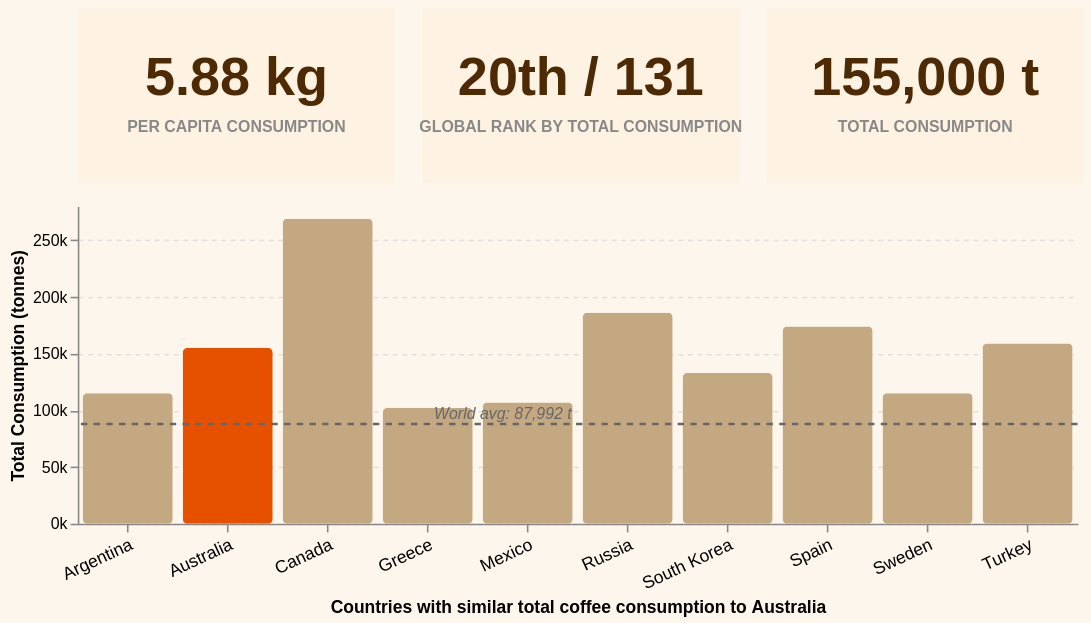

Write a Vega-Lite specification for this figure.
### Vega-Lite specification from a JSON file in a GitHub repository (floating-point values rounded to 4 significant figures)
{"$schema": "https://vega.github.io/schema/vega-lite/v6.json", "background": "#fdf6ec", "config": {"view": {"fill": "#fdf6ec", "stroke": null}, "concat": {"spacing": 15}}, "vconcat": [{"hconcat": [{"width": 200, "height": 110, "view": {"fill": "#fef3e2"}, "layer": [{"data": {"values": [{"x": 100, "y": 45, "text": "5.88 kg"}]}, "mark": {"type": "text", "fontSize": 34, "fontWeight": "bold", "color": "#4e2a04"}, "encoding": {"x": {"field": "x", "type": "quantitative", "scale": {"domain": [0, 200]}, "axis": null}, "y": {"field": "y", "type": "quantitative", "scale": {"domain": [0, 110], "reverse": true}, "axis": null}, "text": {"field": "text", "type": "nominal"}}}, {"data": {"values": [{"x": 100, "y": 75, "text": "PER CAPITA CONSUMPTION"}]}, "mark": {"type": "text", "fontSize": 10, "fontWeight": "bold", "color": "#888888"}, "encoding": {"x": {"field": "x", "type": "quantitative", "scale": {"domain": [0, 200]}, "axis": null}, "y": {"field": "y", "type": "quantitative", "scale": {"domain": [0, 110], "reverse": true}, "axis": null}, "text": {"field": "text", "type": "nominal"}}}]}, {"width": 200, "height": 110, "view": {"fill": "#fef3e2"}, "layer": [{"data": {"values": [{"x": 100, "y": 45, "text": "20th / 131"}]}, "mark": {"type": "text", "fontSize": 34, "fontWeight": "bold", "color": "#4e2a04"}, "encoding": {"x": {"field": "x", "type": "quantitative", "scale": {"domain": [0, 200]}, "axis": null}, "y": {"field": "y", "type": "quantitative", "scale": {"domain": [0, 110], "reverse": true}, "axis": null}, "text": {"field": "text", "type": "nominal"}}}, {"data": {"values": [{"x": 100, "y": 75, "text": "GLOBAL RANK BY TOTAL CONSUMPTION"}]}, "mark": {"type": "text", "fontSize": 10, "fontWeight": "bold", "color": "#888888"}, "encoding": {"x": {"field": "x", "type": "quantitative", "scale": {"domain": [0, 200]}, "axis": null}, "y": {"field": "y", "type": "quantitative", "scale": {"domain": [0, 110], "reverse": true}, "axis": null}, "text": {"field": "text", "type": "nominal"}}}]}, {"width": 200, "height": 110, "view": {"fill": "#fef3e2"}, "layer": [{"data": {"values": [{"x": 100, "y": 45, "text": "155,000 t"}]}, "mark": {"type": "text", "fontSize": 34, "fontWeight": "bold", "color": "#4e2a04"}, "encoding": {"x": {"field": "x", "type": "quantitative", "scale": {"domain": [0, 200]}, "axis": null}, "y": {"field": "y", "type": "quantitative", "scale": {"domain": [0, 110], "reverse": true}, "axis": null}, "text": {"field": "text", "type": "nominal"}}}, {"data": {"values": [{"x": 100, "y": 75, "text": "TOTAL CONSUMPTION"}]}, "mark": {"type": "text", "fontSize": 10, "fontWeight": "bold", "color": "#888888"}, "encoding": {"x": {"field": "x", "type": "quantitative", "scale": {"domain": [0, 200]}, "axis": null}, "y": {"field": "y", "type": "quantitative", "scale": {"domain": [0, 110], "reverse": true}, "axis": null}, "text": {"field": "text", "type": "nominal"}}}]}]}, {"width": 630, "height": 200, "data": {"values": [{"Country": "Canada", "tonnes": 269000, "highlight": false}, {"Country": "Russia", "tonnes": 186000, "highlight": false}, {"Country": "Spain", "tonnes": 174000, "highlight": false}, {"Country": "Turkey", "tonnes": 159000, "highlight": false}, {"Country": "Australia", "tonnes": 155000, "highlight": true}, {"Country": "South Korea", "tonnes": 133000, "highlight": false}, {"Country": "Argentina", "tonnes": 115000, "highlight": false}, {"Country": "Sweden", "tonnes": 115000, "highlight": false}, {"Country": "Mexico", "tonnes": 107000, "highlight": false}, {"Country": "Greece", "tonnes": 102000, "highlight": false}]}, "layer": [{"mark": {"type": "bar", "cornerRadius": 3}, "encoding": {"x": {"field": "Country", "type": "nominal", "sort": {"field": "tonnes", "order": "descending"}, "axis": {"title": "Countries with similar total coffee consumption to Australia", "labelAngle": -25, "labelFontSize": 11, "titleFontSize": 11}}, "y": {"field": "tonnes", "type": "quantitative", "axis": {"title": "Total Consumption (tonnes)", "format": "~s", "titleFontSize": 11, "grid": true, "gridDash": [3, 3], "gridColor": "#e0e0e0"}}, "color": {"condition": {"test": "datum.highlight", "value": "#e65100"}, "value": "#c4a882"}, "tooltip": [{"field": "Country", "type": "nominal", "title": "Country"}, {"field": "tonnes", "type": "quantitative", "title": "Total Consumption (tonnes)", "format": ","}]}}, {"mark": {"type": "rule", "color": "#666", "strokeDash": [4, 4], "strokeWidth": 1.5}, "data": {"values": [{"y": 87992}]}, "encoding": {"y": {"field": "y", "type": "quantitative"}}}, {"mark": {"type": "text", "align": "left", "dx": 4, "dy": -6, "fontSize": 10, "color": "#666", "fontStyle": "italic"}, "data": {"values": [{"x": "Greece", "y": 87992, "label": "World avg: 87,992 t"}]}, "encoding": {"x": {"field": "x", "type": "nominal"}, "y": {"field": "y", "type": "quantitative"}, "text": {"field": "label", "type": "nominal"}}}]}]}
